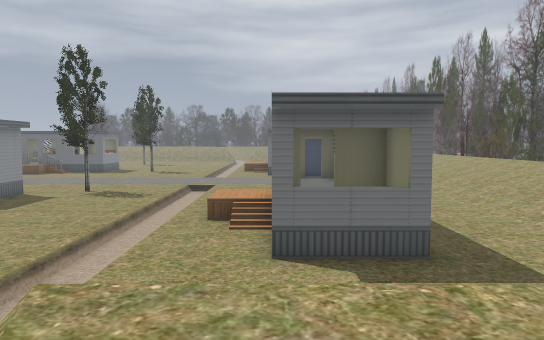
View 1 (above)

24 first-person views from a walk through a level from a Godot 3-D game. The camera is 1.3 m above the floor, tilts 4° down and sees 70° across. The floor is counted in squares, 2 m on a side. Each view is taken from the middle of a square. On the plan, view 1 faces up. The plan holds only what a view shows up to about 11 squares ahead; the rest is blank. The place goes on beyond the plan. Door leaves are left out where a doorway can be walked through.

View 2
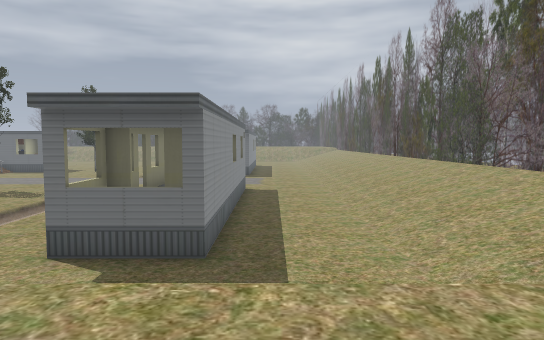

View 3
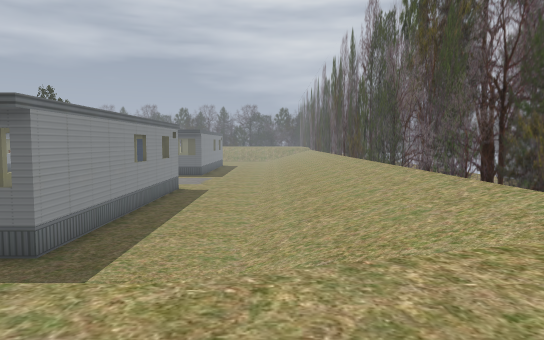

View 4
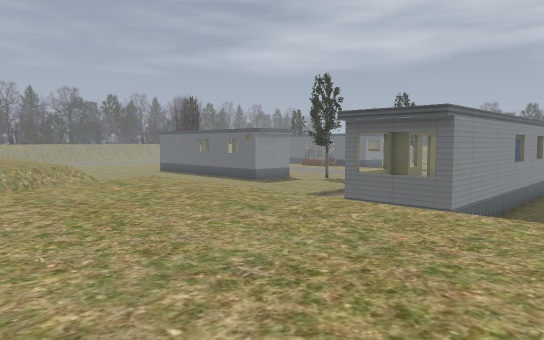

View 5
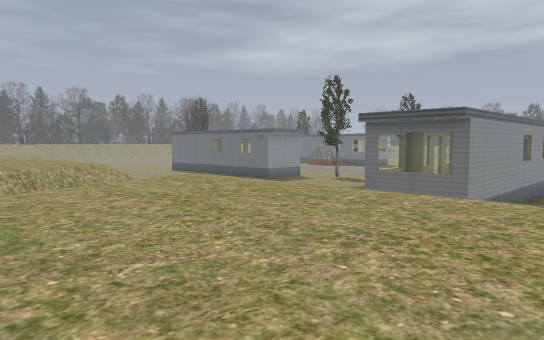

View 6
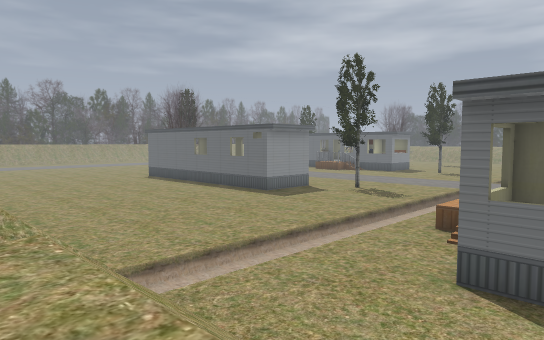

View 7
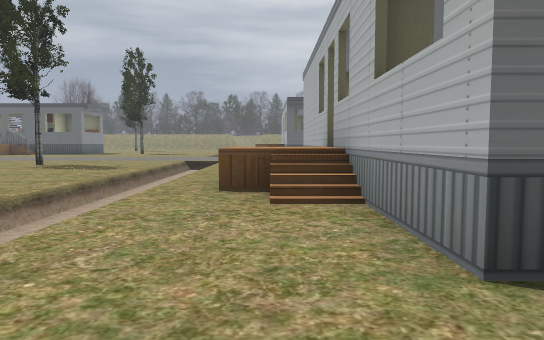

View 8
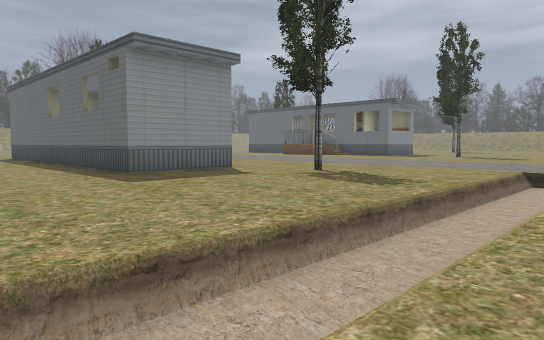

View 9
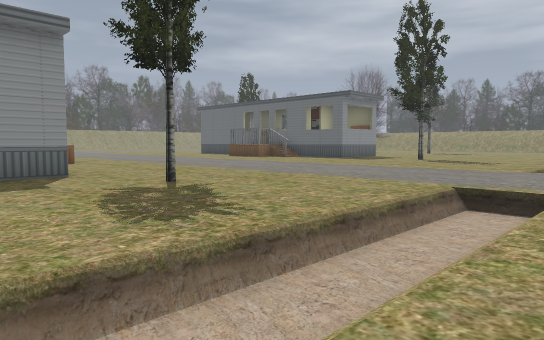

View 10
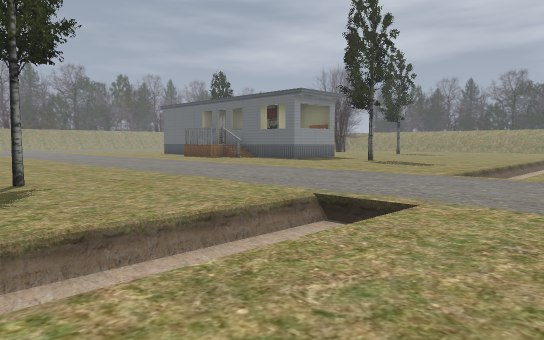

View 11
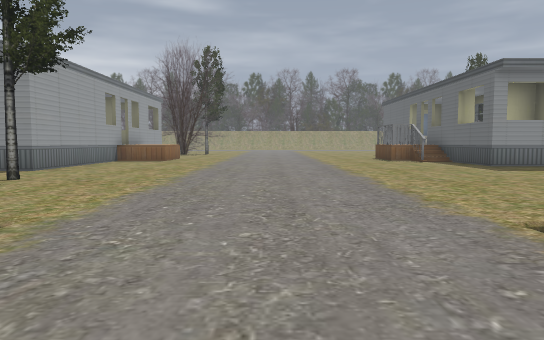

View 12
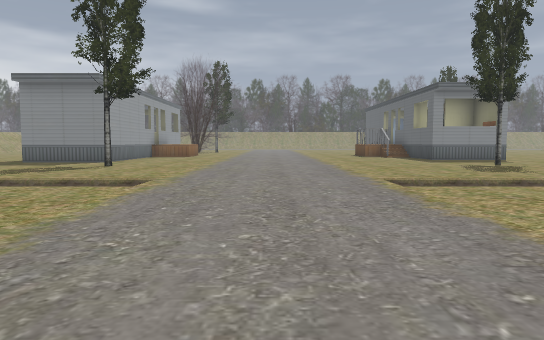

View 13
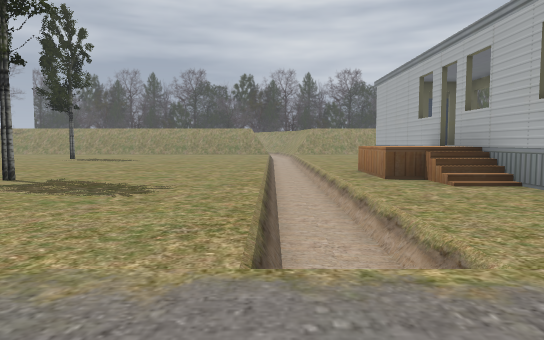

View 14
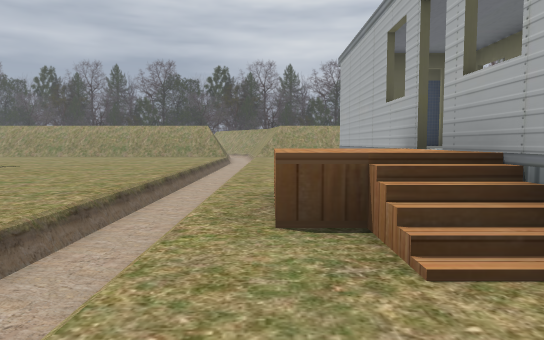

View 15
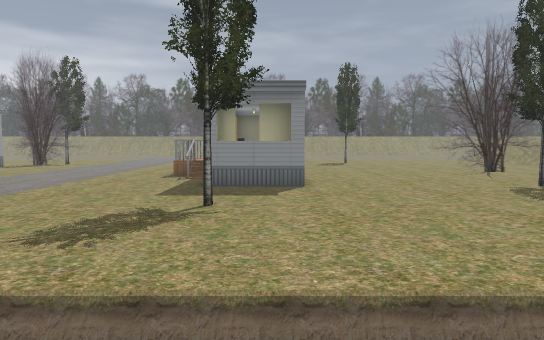

View 16
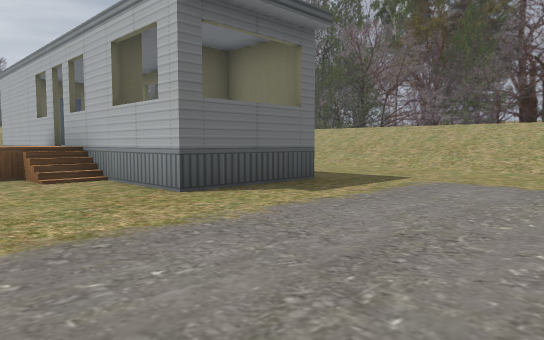

View 17
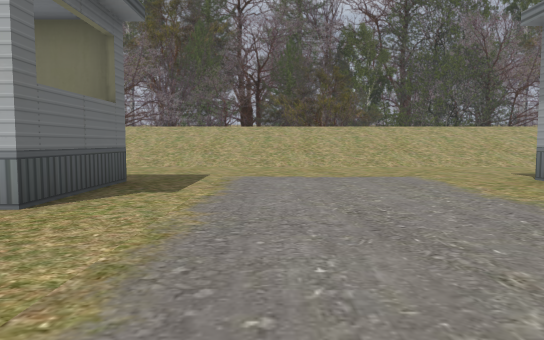

View 18
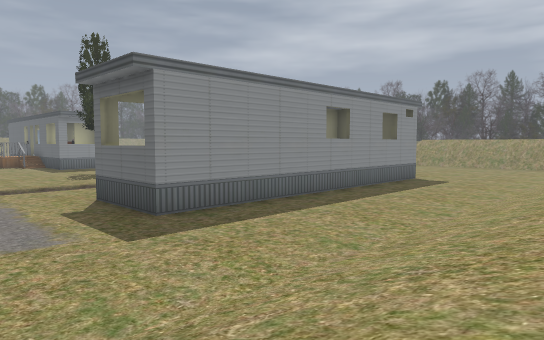

View 19
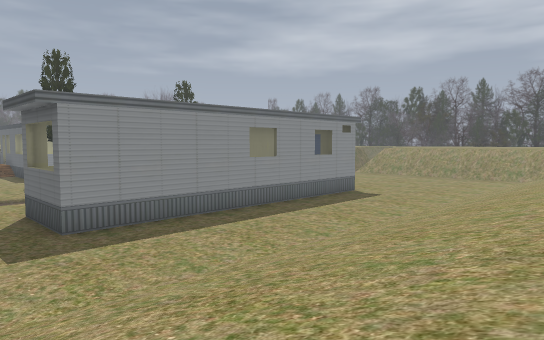

View 20
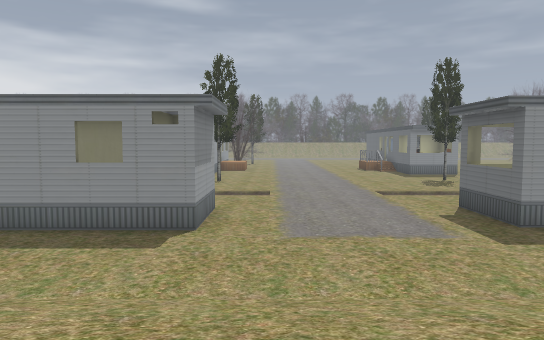

View 21
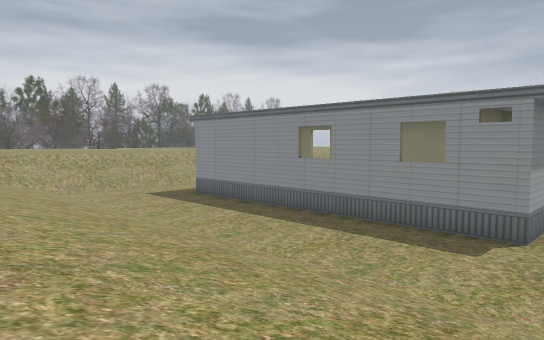

View 22
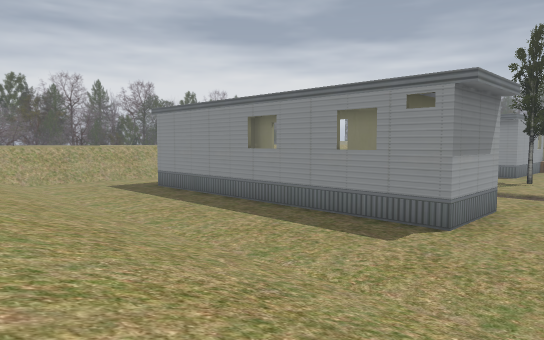

View 23
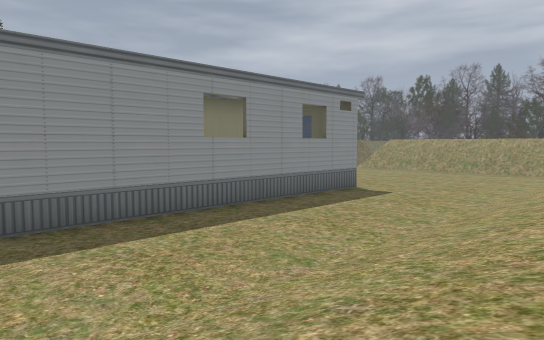

View 24
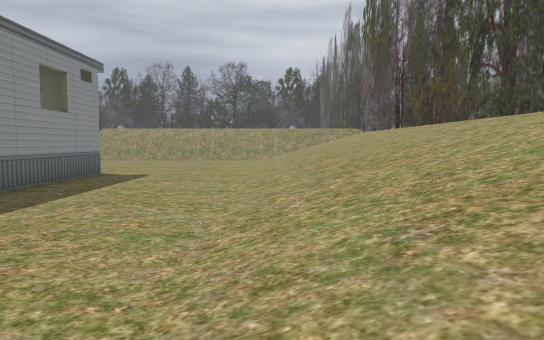

### Floor plan
Key: @ floor where view 1 was taken; # wall or solid block; x gap in a wall; . main floor; : floor 1 m higher than the main floor; + floor 2.75 m higher than the main floor; / step, stairs or slope; = window, fence, low wall or low ledge; v drop or lower ground; T tree.
Columns run from 12 left of view 1 to 12 right of it. Each row starts with its distance up from view 1.
 36 T. .....vv.    ..../////#
 35 ........vv. ###..../////#
 34 ........vv. ###..../////#
 33 ........vv. # #..../////#
 32 ........vv. # #..../////#
 31 ........vv. #:#..../////#
 30 #.......vv /x #..../////
 29 #..T....vv.:x #....////
 28  ..TT...vv#/# #....////
 27 #...T...vv./###....////
 26 ........vv..###....////
 25 ........vv..###..../////
 24 ........vv..###..../////
 23 ........vv.........////
 22 .................../////
 21 ...................///
 20 ...................// /
 19 .........v........./// /
 18 ........vv.........////
 17 ....TT..vv..####.../////
 16 ...TT...vv..#  #.../////
 15 ###.....vv..#  #...////
 14  ##.....vv. #  #...////
 13 ###.....vv. #  #...////
 12 ........vv.=#  #...////
 11 ........vv.=#  #.../////#
 10   ......vv.=#  #.../////#
  9      ...vv..####.../////#
  8      ...vv..####.../////#
  7     ....vv..####.../////#
  6    .....vv........./////#
  5   ......vv....     /////
  4   ......vv...
  3      ///v ///
  2       //   /////////+
  1       +/   /+++++++++
  0       +//   @+++++++
 -1       ++/   /++++++
 -2             /++++++
 -3                ++++

Where each view was taken, in squares from view 1:
view 1: 0 up, 0 right, facing up
view 2: 0 up, 4 right, facing up
view 3: 0 up, 7 right, facing up
view 4: 2 down, 6 right, facing up-left
view 5: 3 down, 6 right, facing up-left
view 6: 1 up, 2 right, facing up-left
view 7: 5 up, 1 left, facing up
view 8: 9 up, 2 left, facing up-left
view 9: 13 up, 2 left, facing up-left
view 10: 15 up, 1 left, facing up-left
view 11: 21 up, 1 left, facing left
view 12: 21 up, 3 right, facing left
view 13: 21 up, 4 left, facing up
view 14: 25 up, 2 left, facing up
view 15: 29 up, 1 left, facing left
view 16: 20 up, 3 left, facing up-right
view 17: 22 up, 4 left, facing right
view 18: 21 up, 9 right, facing up-left
view 19: 22 up, 11 right, facing up-left
view 20: 19 up, 11 right, facing left
view 21: 19 up, 11 right, facing down-left
view 22: 20 up, 10 right, facing down-left
view 23: 25 up, 9 right, facing up-left
view 24: 25 up, 7 right, facing up
